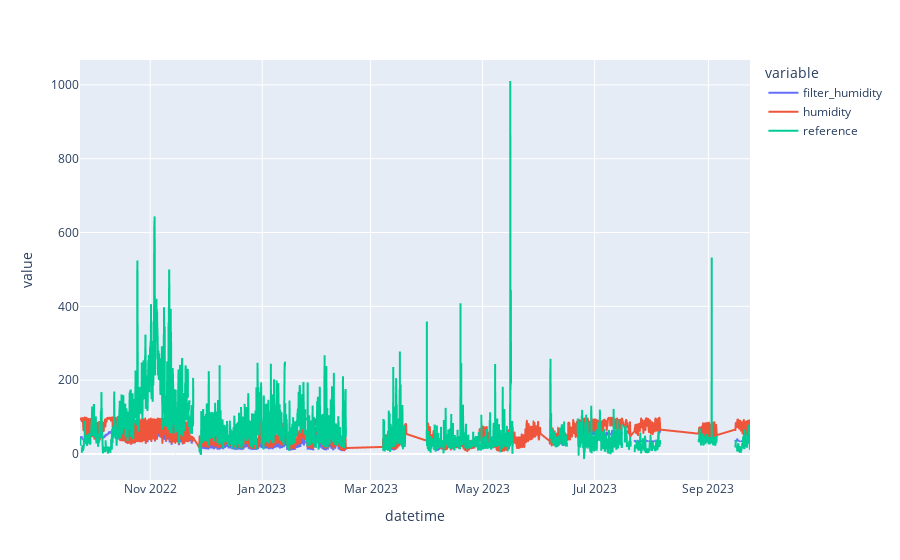

The cell this chart's notebook holds for it:
### Code cell
fig= px.line(df,x='datetime',y=['filter_humidity','humidity','reference'])
fig.show()

### Figure 1 — Plotly figure (JSON) as saved in the notebook; plotly's stock layout.template omitted (floating-point values rounded to 4 significant figures; data arrays with more than 128 entries replaced by an {"elided": "..."} marker saying what was removed)
{"data": [{"hovertemplate": "variable=filter_humidity<br>datetime=%{x}<br>value=%{y}<extra></extra>", "legendgroup": "filter_humidity", "line": {"color": "#636efa", "dash": "solid"}, "marker": {"symbol": "circle"}, "mode": "lines", "name": "filter_humidity", "showlegend": true, "type": "scattergl", "x": {"elided": "6926 str values"}, "xaxis": "x", "y": {"elided": "6926 int values"}, "yaxis": "y"}, {"hovertemplate": "variable=humidity<br>datetime=%{x}<br>value=%{y}<extra></extra>", "legendgroup": "humidity", "line": {"color": "#EF553B", "dash": "solid"}, "marker": {"symbol": "circle"}, "mode": "lines", "name": "humidity", "showlegend": true, "type": "scattergl", "x": {"elided": "6926 str values"}, "xaxis": "x", "y": {"elided": "6926 int values"}, "yaxis": "y"}, {"hovertemplate": "variable=reference<br>datetime=%{x}<br>value=%{y}<extra></extra>", "legendgroup": "reference", "line": {"color": "#00cc96", "dash": "solid"}, "marker": {"symbol": "circle"}, "mode": "lines", "name": "reference", "showlegend": true, "type": "scattergl", "x": {"elided": "6926 str values"}, "xaxis": "x", "y": {"elided": "6926 float values"}, "yaxis": "y"}], "layout": {"legend": {"title": {"text": "variable"}, "tracegroupgap": 0}, "margin": {"t": 60}, "xaxis": {"anchor": "y", "domain": [0, 1], "title": {"text": "datetime"}}, "yaxis": {"anchor": "x", "domain": [0, 1], "title": {"text": "value"}}}}
